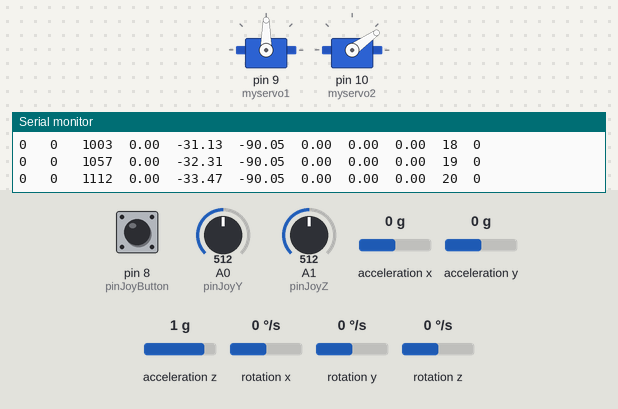
A sketch run on a simulated Arduino Uno, built with avr-gcc and run on an emulated ATmega328P. Shown: 2 × servo, the last lines printed to the serial monitor. The inputs (shaded band) are chosen by the test bench; at power-on: acceleration y 0 g, A0 (pinJoyY) = 512, rotation y 0 °/s, A1 (pinJoyZ) = 512, rotation z 0 °/s, pin 8 (pinJoyButton) HIGH, acceleration x 0 g, acceleration z 1 g, rotation x 0 °/s.

Above: at 1.2 s.
1.3 s: acceleration y set to -1.4 g
At 1.9 s:
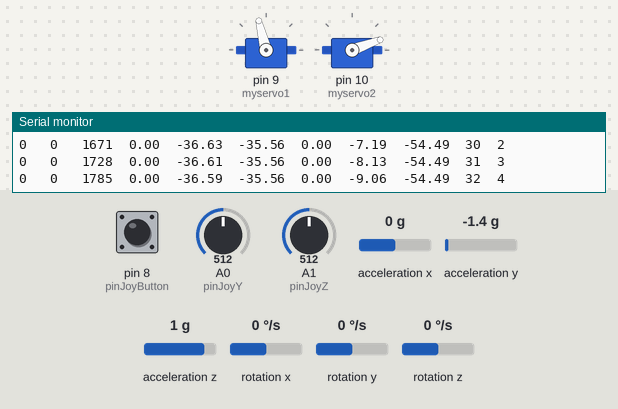
4.3 s: A0 (pinJoyY) set to 610
At 6.0 s:
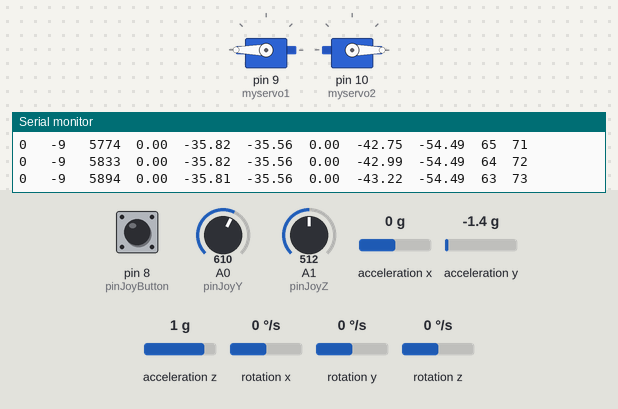
7.3 s: rotation y set to 100 °/s
At 10.0 s:
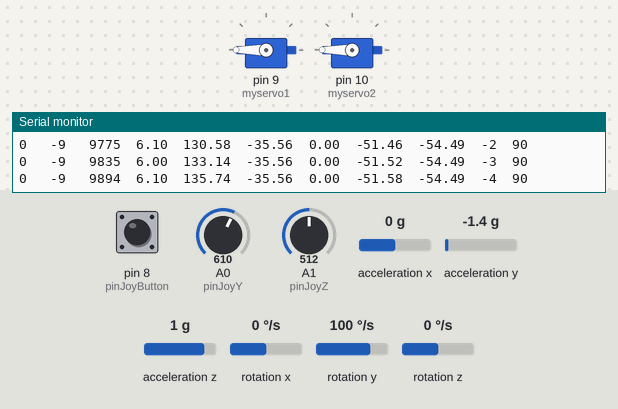
10.3 s: A1 (pinJoyZ) set to 610
13.3 s: rotation z set to -192 °/s
At 16.2 s:
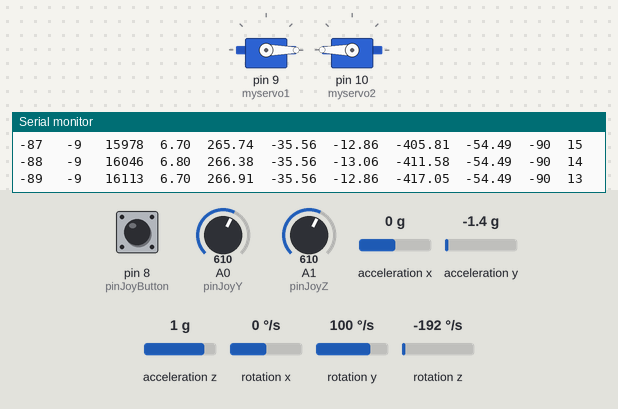
16.3 s: A1 (pinJoyZ) set to 590
Timing chart, 0 to 20.3 s (numbered marks = the images above; inputs shaded):
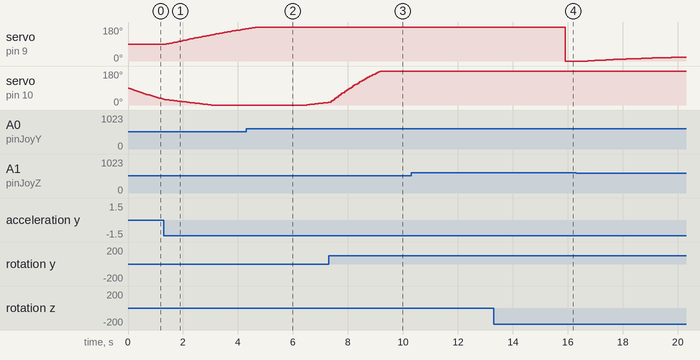

The sketch:

EstabilizadorMecanico.ino
```cpp
// Librerias I2C para controlar el mpu6050
// la libreria MPU6050.h necesita I2Cdev.h, I2Cdev.h necesita Wire.h
#include "I2Cdev.h"
#include "MPU6050.h"
#include "Wire.h"
#include <Servo.h>

// La dirección del MPU6050 puede ser 0x68 o 0x69, dependiendo
// del estado de AD0. Si no se especifica, 0x68 estará implicito
MPU6050 sensor;

//Creaciñon de Objetos Servo
Servo myservo1;
Servo myservo2;

//Asignación de pines del JoyStick
const int pinJoyY = A0;
const int pinJoyZ = A1;
const int pinJoyButton = 8;

// Valores RAW (sin procesar) del acelerometro y giroscopio en los ejes x,y,z
int ax, ay, az;
int gx, gy, gz;
// Variables del Joystick
int joy_z, joy_y;
int Zvalue = 0;
int Yvalue = 0;
bool buttonValue;
// Parámetros del estabilizador
long tiempo_prev;
float dt;
unsigned long tiempo = 0;
float ang_z, ang_y;
float ang_z_prev, ang_y_prev;
//Variables para sobreescribir el lazo
int ovserv_z = 0, ovserv_y = 0;

void setup() {
  Serial.begin(9600);    //Iniciando puerto serial
  Wire.begin();     //Iniciando I2C
  sensor.initialize();    //Iniciando el sensor
  if (sensor.testConnection()) Serial.println("Sensor iniciado correctamente");
  else Serial.println("Error al iniciar el sensor");

  myservo1.attach(9);
  myservo2.attach(10);
  pinMode(pinJoyButton , INPUT_PULLUP);   //activar resistencia pull up

}

void loop() {
  //Lectura del tiempo
  tiempo = millis();

  //Lectura de los valores del joystick
  Zvalue = analogRead(pinJoyZ);
  Yvalue = analogRead(pinJoyY);
  buttonValue = digitalRead(pinJoyButton);

  if (Zvalue > 600 && joy_z < 9) joy_z--;
  if (Zvalue < 400 && joy_z > -9) joy_z++;
  if (joy_y > -9 && Yvalue > 600) joy_y--;
  if (joy_y < 9 &&  Yvalue < 400) joy_y++;

  // Lectura de las aceleraciones y velocidades angulares
  sensor.getAcceleration(&ax, &ay, &az);
  sensor.getRotation(&gx, &gy, &gz);

  dt = (millis() - tiempo_prev) / 1000.0;
  tiempo_prev = millis();

  //Calcular los ángulos con acelerometro
  float accel_ang_y = atan(-az / sqrt(pow(ay, 2) + pow(ax, 2))) * (180.0 / 3.14);
  float accel_ang_z = atan(ay / sqrt(pow(az, 2) + pow(ax, 2))) * (180.0 / 3.14);

  //Calcular el angulo de rotación con giroscopio y filtro complemento
  ang_y = 0.98 * (ang_y_prev + (gy / 131) * dt) + 0.02 * accel_ang_y;
  ang_z = 0.98 * (ang_z_prev + (gz / 131) * dt) + 0.02 * accel_ang_z;

  ang_y_prev = ang_y;
  ang_z_prev = ang_z;

  //Impresión de los valores por el puerto serie
  Serial.print(joy_z);
  Serial.print("\t ");
  Serial.print(joy_y);
  Serial.print("\t ");

  Serial.print(tiempo);
  Serial.print("\t");
  Serial.print((gy / 131) * dt);
  Serial.print("\t");
  Serial.print(ang_y);
  Serial.print("\t");
  Serial.print(accel_ang_y);
  Serial.print("\t");
  Serial.print((gz / 131) * dt);
  Serial.print("\t");
  Serial.print(ang_z);
  Serial.print("\t");
  Serial.print(accel_ang_z);
  Serial.print("\t");
  Serial.print(ovserv_y);
  Serial.print("\t");
  Serial.print(ovserv_z);
  Serial.println("\t");


  //Variables para cerrar el lazo y sobreescribir la posición
  if (ang_y < -5 + 5 * joy_y && ovserv_y < 90) {
    ovserv_y ++;
  }

  if (ang_y > 5 + 5 * joy_y && ovserv_y > -90) {
    ovserv_y --;
  }

  if (ang_z < -5 + 5 * joy_z && ovserv_z < 90) {
    ovserv_z ++;
  }

  if (ang_z >  5 + 5 * joy_z && ovserv_z > -90) {
    ovserv_z --;
  }

  //Posicionamiento de los servomotores
  myservo2.write(90 + ang_y - ovserv_y);
  myservo1.write(90 - ang_z + ovserv_z );

}
```

Measured:
- after the input at 1.3 s, servo on pin 9 (myservo1): moves from 90° to 170° over 2.9 s, starting after 0.09 s
- after the input at 4.3 s, servo on pin 10 (myservo2): moves from 0° to 14° over 0.78 s, starting after 2.2 s
